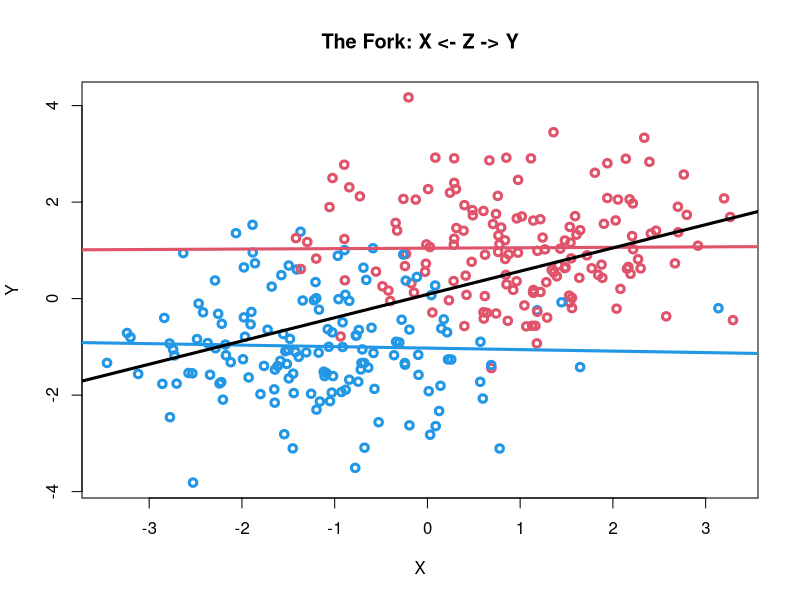
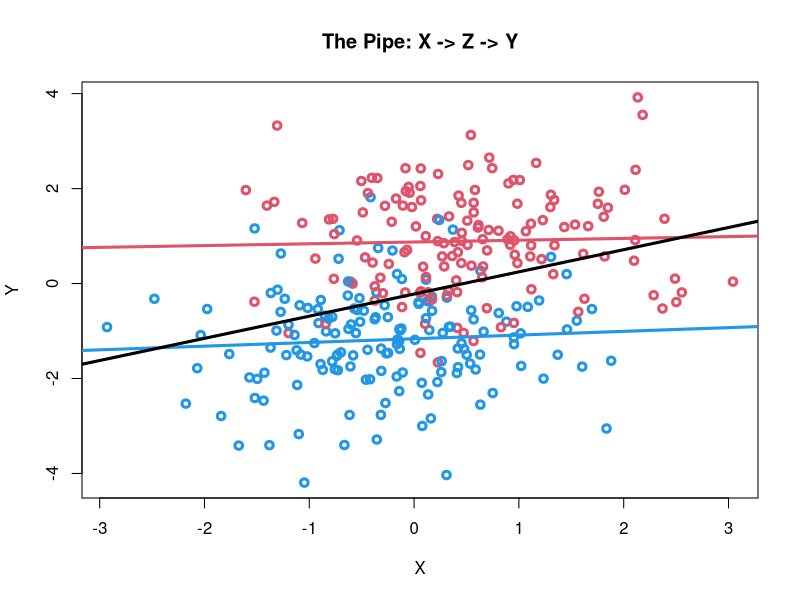
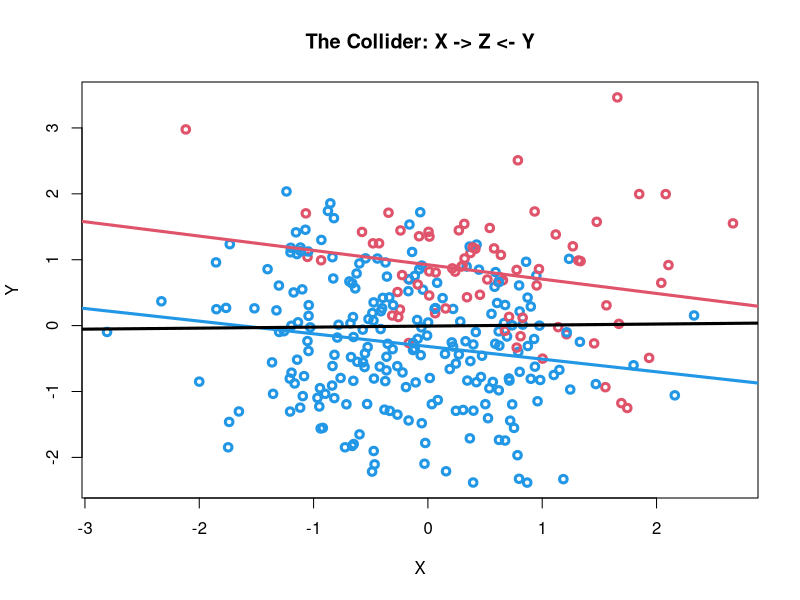

These charts were generated, in order, by the following R code:
# Richard McElreath: The four elemental confounds
# Lecture 5: Elemental Confounds, Statistical Rethinking 2023

library(tidyverse)
# 1. The Fork ----
n <- 1000L

## Discrete case ----
tib_fork <-
  tibble::tibble(
    Z = stats::rbinom(
      n = n,
      size = 1L,
      prob = 0.5
    ),
    X = stats::rbinom(
      n = n,
      size = 1L,
      prob = (1 - Z) * 0.1 + Z * 0.9
    ),
    Y = stats::rbinom(
      n = n,
      size = 1L,
      prob = (1 - Z) * 0.1 + Z * 0.9
    )
  ) %>%
  dplyr::relocate(
    .data = .,
    Z,
    .after = Y
  )

### Association X and Y: not stratified by Z ----
table(tib_fork$X, tib_fork$Y)
stats::cor(x = tib_fork$X, y = tib_fork$Y)

### Association X and Y: stratified by Z ----
table(tib_fork$X[tib_fork$Z == 0], tib_fork$Y[tib_fork$Z == 0])
stats::cor(x = tib_fork$X[tib_fork$Z == 0], y = tib_fork$Y[tib_fork$Z == 0])

table(tib_fork$X[tib_fork$Z == 1], tib_fork$Y[tib_fork$Z == 1])
stats::cor(x = tib_fork$X[tib_fork$Z == 1], y = tib_fork$Y[tib_fork$Z == 1])

## Continuous case ----
cols <- c(4, 2)
N <- 300L
Z <-
  stats::rbinom(
    n = N,
    size = 1L,
    prob = 0.5
  )
X <-
  stats::rnorm(
    n = N,
    mean = (2 * Z - 1),
    sd = 1.0
  )
Y <-
  stats::rnorm(
    n = N,
    mean = (2 * Z - 1),
    sd = 1.0
  )
plot(
  x = X,
  y = Y,
  col = cols[Z + 1],
  lwd = 3,
  main = "The Fork: X <- Z -> Y"
)
abline(lm(Y[Z == 1] ~ X[Z == 1]), col = 2, lwd = 3)
abline(lm(Y[Z == 0] ~ X[Z == 0]), col = 4, lwd = 3)
abline(lm(Y ~ X), lwd = 3)

# 2. The Pipe ----

## Discrete case ----
tib_pipe <-
  tibble::tibble(
    X = stats::rbinom(
      n = n,
      size = 1L,
      prob = 0.5
    ),
    Z = stats::rbinom(
      n = n,
      size = 1L,
      prob = (1 - X) * 0.1 + X * 0.9
    ),
    Y = stats::rbinom(
      n = n,
      size = 1L,
      prob = (1 - Z) * 0.1 + Z * 0.9
    )
  ) %>%
  dplyr::relocate(
    .data = .,
    Z,
    .after = Y
  )

### Association X and Y: not stratified by Z ----
table(tib_pipe$X, tib_pipe$Y)
stats::cor(x = tib_pipe$X, y = tib_pipe$Y)

### Association X and Y: stratified by Z ----
table(tib_pipe$X[tib_pipe$Z == 0], tib_pipe$Y[tib_pipe$Z == 0])
stats::cor(x = tib_pipe$X[tib_pipe$Z == 0], y = tib_pipe$Y[tib_pipe$Z == 0])

table(tib_pipe$X[tib_pipe$Z == 1], tib_pipe$Y[tib_pipe$Z == 1])
stats::cor(x = tib_pipe$X[tib_pipe$Z == 1], y = tib_pipe$Y[tib_pipe$Z == 1])

## Continuous case ----
X <-
  stats::rnorm(n = N)
Z <-
  stats::rbinom(
    n = N,
    size = 1L,
    prob = (1 / (1 + exp(x = -X)))
  )
Y <-
  stats::rnorm(
    n = N,
    mean = (2 * Z - 1),
    sd = 1.0
  )
plot(
  x = X,
  y = Y,
  col = cols[Z + 1],
  lwd = 3,
  main = "The Pipe: X -> Z -> Y"
)
abline(lm(Y[Z == 1] ~ X[Z == 1]), col = 2, lwd = 3)
abline(lm(Y[Z == 0] ~ X[Z == 0]), col = 4, lwd = 3)
abline(lm(Y ~ X), lwd = 3)

# 3. The Collider ----

## Discrete case ----
tib_coll <-
  tibble::tibble(
    X = stats::rbinom(
      n = n,
      size = 1L,
      prob = 0.5
    ),
    Y = stats::rbinom(
      n = n,
      size = 1L,
      prob = 0.5
    ),
    Z = stats::rbinom(
      n = n,
      size = 1L,
      prob = ifelse(
        test = X + Y > 0.0,
        yes = 0.9,
        no = 0.2
      )
    )
  )

### Association X and Y: not stratified by Z ----
table(tib_coll$X, tib_coll$Y)
stats::cor(x = tib_coll$X, y = tib_coll$Y)

### Association X and Y: stratified by Z ----
table(tib_coll$X[tib_coll$Z == 0], tib_coll$Y[tib_coll$Z == 0])
stats::cor(x = tib_coll$X[tib_coll$Z == 0], y = tib_coll$Y[tib_coll$Z == 0])

table(tib_coll$X[tib_coll$Z == 1], tib_coll$Y[tib_coll$Z == 1])
stats::cor(x = tib_coll$X[tib_coll$Z == 1], y = tib_coll$Y[tib_coll$Z == 1])

## Continuous case ----
X <-
  stats::rnorm(n = N)
Y <-
  stats::rnorm(n = N)
Z <-
  stats::rbinom(
    n = N,
    size = 1L,
    prob = (1 / (1 + exp(x = -(2 * X + 2 * Y - 2))))
  )

plot(
  x = X,
  y = Y,
  col = cols[Z + 1],
  lwd = 3,
  main = "The Collider: X -> Z <- Y"
)
abline(lm(Y[Z == 1] ~ X[Z == 1]), col = 2, lwd = 3)
abline(lm(Y[Z == 0] ~ X[Z == 0]), col = 4, lwd = 3)
abline(lm(Y ~ X), lwd = 3)
